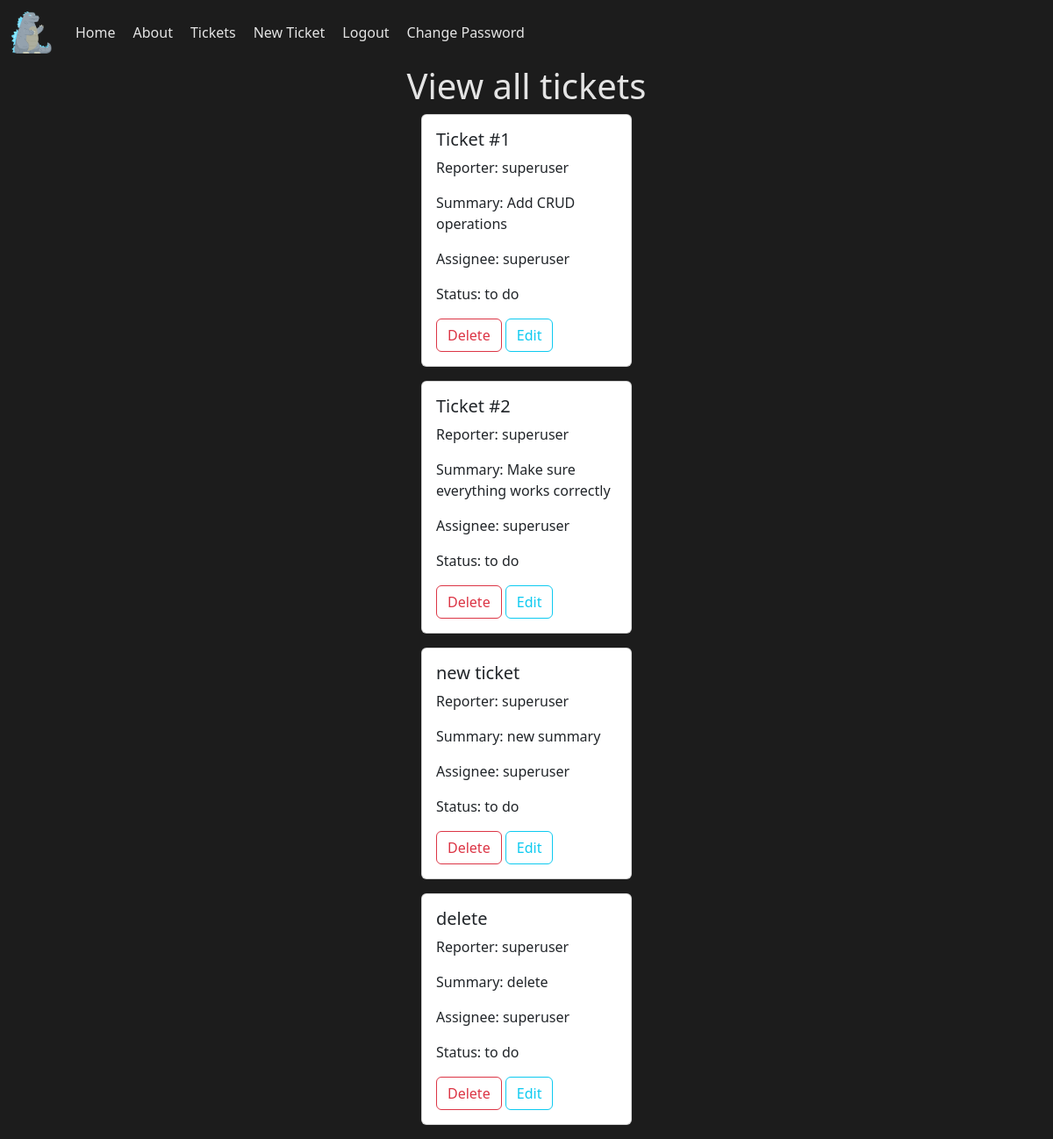
The page /tickets/ (signed in) on the database its author committed.
### issues/models.py (models this page shows, shortened)
class Issue(models.Model):
    name = models.CharField(max_length=64)
    summary = models.CharField(max_length=128)
    description = models.TextField(default="No description provided")
    reporter = models.ForeignKey(
        get_user_model(),
        on_delete=models.CASCADE
    )
    assignee = models.ForeignKey(
        get_user_model(),
        on_delete=models.CASCADE,
        related_name="assignee",
        blank=True, null=True
    )
    created_on = models.DateTimeField(auto_now_add=True)
    status = models.ForeignKey(Status, on_delete=models.CASCADE)

class Status(models.Model):
    name = models.CharField(max_length=128)
    description = models.CharField(max_length=256)
    def __str__(self):
        return self.name

### accounts/models.py (models this page shows)
class CustomUser(AbstractUser):
    role = models.ForeignKey(
        Role,
        on_delete=models.CASCADE,
        blank=True, null=True
    )
    team = models.ForeignKey(
        Team,
        on_delete=models.CASCADE,
        blank=True, null=True
    )

### issues/views.py (the view)
# urls.py: path("tickets/", views.IssueListView.as_view(), name='tickets'),
class IssueListView(LoginRequiredMixin, ListView):
    template_name = "issues/list.html"
    model = Issue
    def get_context_data(self, **kwargs):
        context = super().get_context_data(**kwargs)
        user = self.request.user
        role = Role.objects.get(name="product owner")
        team_po = (
            CustomUser.objects
            .filter(team=user.team)
            .filter(role=role)
        )
        to_do = Status.objects.get(name="to do")
        context["to_do_list"] = (
            Issue.objects
            .filter(status=to_do)
            .filter(reporter=team_po[0])
            .order_by("created_on").reverse()
        )
        in_progress = Status.objects.get(name="in progress")
        context["in_progress_list"] = (
            Issue.objects
            .filter(status=in_progress)
            .filter(reporter=team_po[0])
            .order_by("created_on").reverse()
        )
        done = Status.objects.get(name="done")
        context["done_list"] = (
            Issue.objects
            .filter(status=done)
            .filter(reporter=team_po[0])
            .order_by("created_on").reverse()
        )
        return context

### templates/issues/list.html (shortened to what this page needs)
{% extends 'base.html' %}
{% block content %}
<h1 class="text-center">View all tickets</h1>
{% for issue in issue_list %}
<div class="card m-auto mb-3" style="width: 15rem; min-height: 10rem;">
    <div class="card-body">
      <h5>{{ issue.name }}</h5>
      <p class="">Reporter: {{ issue.reporter }}</p>
      <p class="">Summary: {{ issue.summary }}</p>
      <p class="">Assignee: {{ issue.assignee }}</p>
      <p class="">Status: {{ issue.status }}</p>
      <a href="{% url 'issue-delete' issue.id %}" class="btn btn-outline-danger">Delete</a>
      <a href="{% url 'issue-update' issue.id %}" class="btn btn-outline-info">Edit</a>
    </div>
</div>
{% endfor %}
{% endblock content %}

### static/issue_mgr/css/base.css (style rules this page uses)
#main-body { background-color: #1C1C1C; }
a { text-decoration: none; }
h1 { color: #E4E4E4 !important; }

### rows shown on the page
Issue: name "Ticket #1", reporter "superuser", summary "Add CRUD operations", assignee "superuser", status "to do"
Issue: name "Ticket #2", reporter "superuser", summary "Make sure everything works correctly", assignee "superuser", status "to do"
Issue: name "new ticket", reporter "superuser", summary "new summary", assignee "superuser", status "to do"
Issue: name "delete", reporter "superuser", summary "delete", assignee "superuser", status "to do"
